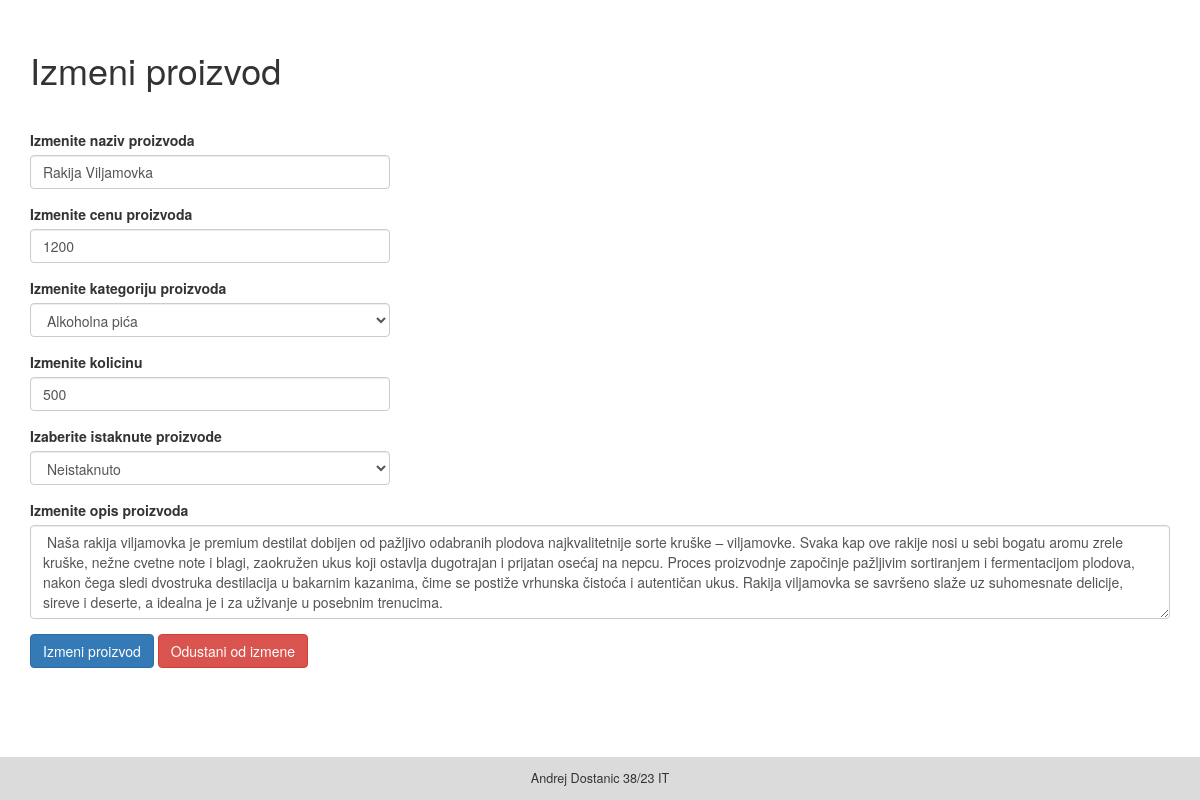
Screenshot of /admin/products/product_edit.php?id=9 (signed in) with the database file from the repository.
### tables this page shows
CREATE TABLE `products` (
  `id` int(11) NOT NULL,
  `naziv` varchar(30) NOT NULL,
  `cena` decimal(10,0) NOT NULL,
  `categories_id` int(11) NOT NULL,
  `opis` text NOT NULL,
  `kolicina` int(11) NOT NULL,
  `istaknuto` tinyint(1) DEFAULT NULL,
  `slika` longblob NOT NULL
);

### admin/products/product_edit.php (the view, shortened to what this page needs)
<?php
include "../admin_moduls/head.php";
$stmt = $pdo->prepare("SELECT * FROM products WHERE id = :id");
$stmt->execute(["id" => $_GET['id']]);
$product = $stmt->fetch();
?>
<h1 style="margin-bottom: 20px; margin-top:50px;">Izmeni proizvod</h1> <br>
<form action="" method="post">
    <div class="row">
        <div class="col-md-4">
            <div class="form-group">
                <label for="naziv">Izmenite naziv proizvoda</label>
                <input type="text" name="naziv" value="<?= htmlspecialchars($product['naziv']) ?>" class="form-control">
            </div>
        </div>
    </div>
    <div class="row">
        <div class="col-md-4">
            <div class="form-group">
                <label for="cena">Izmenite cenu proizvoda</label>
                <input type="text" name="cena" value="<?= htmlspecialchars($product['cena']) ?>" class="form-control">
            </div>
        </div>
    </div>
    <div class="row">
        <div class="col-md-4">
            <div class="form-group">
                <label for="categories_id">Izmenite kategoriju proizvoda</label>
                <select name="categories_id" class="form-control">
                    <?php
                        $stmt = $pdo->prepare("SELECT * FROM categories");
                        $stmt->execute();
                        $categories = $stmt->fetchAll();
                        foreach ($categories as $category) {
                            $selected = ($product['categories_id'] == $category['id']) ? "selected" : "";
                    ?>
                            <option <?= $selected ?> value="<?= $category['id'] ?>">
                                <?= htmlspecialchars($category['naziv']) ?>
                            </option>
                    <?php } ?>
                </select>
            </div>
        </div>
    </div>
    <div class="row">
        <div class="col-md-4">
            <div class="form-group">
                <label for="kolicina">Izmenite kolicinu</label>
                <input type="text" name="kolicina" value="<?= htmlspecialchars($product['kolicina']) ?>" class="form-control">
            </div>
        </div>
    </div>
    <div class="row">
        <div class="col-md-4">
                <div class="form-group">
                    <label for="istaknuto">Izaberite istaknute proizvode</label>
                    <select class="form-control" name="istaknuto" id="">
                        <?php if($product['istaknuto'] == 1): ?>
                            <option  value="0">Neistaknuto</option>
                            <option selected  value="1">Istaknuto</option>
                        <?php else: ?>
                            <option selected value="0">Neistaknuto</option>
                        <?php endif?>
                    </select>
                </div>
        </div>
    </div>
    <div class="row">
        <div class="col-md-12">
            <div class="form-group">
                <label for="opis">Izmenite opis proizvoda</label>
                <textarea name="opis" class="form-control" rows="4"> <?= htmlspecialchars($product['opis']) ?> </textarea>
            </div>
        </div>
    </div>
    <div class="row">
        <div class="col-md-12">
            <button type="submit" class="btn btn-primary">Izmeni proizvod</button>
            <a href="../proizvodi.php" class="btn btn-danger">Odustani od izmene</a>
        </div>
    </div>
</form>
<?php include "../admin_moduls/foot.php" ?>

### rows the page displays
products: naziv "Rakija Viljamovka", cena "1200", kolicina "500", istaknuto "Neistaknuto", opis "Naša rakija viljamovka je premium destilat dobijen od pažljivo odabranih plodova najkvalitetnije sorte kruške – viljamovke. Svaka kap ove rakije nosi u sebi bogatu aromu zrele kruške, nežne cvetne note i blagi, zaokružen ukus koji ostavlja dugotrajan i prijatan osećaj na nepcu. Proces proizvodnje započinje pažljivim sortiranjem i fermentacijom plodova, nakon čega sledi dvostruka destilacija u bakarnim kazanima, čime se postiže vrhunska čistoća i autentičan ukus. Rakija viljamovka se savršeno slaže uz suhomesnate delicije, sireve i deserte, a idealna je i za uživanje u posebnim trenucima."

### other values shown
form field categories_id "Alkoholna pića"
